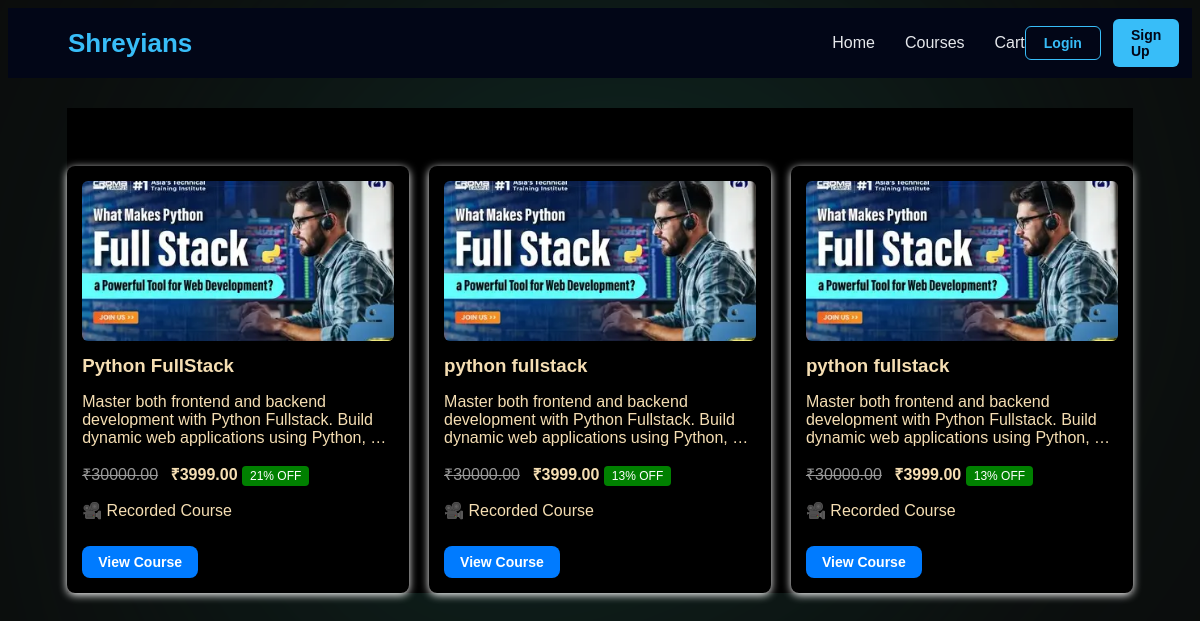
Page /courses/ on the committed database.
### shreyans/models.py (models this page shows, shortened)
class Course(models.Model):
    title = models.CharField(max_length=255)
    slug = models.SlugField(max_length=255,unique=True,blank=True)
    short_description = models.TextField(blank=True)
    full_description = models.TextField(blank=True)
    price_original = models.DecimalField(max_digits=10,decimal_places=2,null=True,blank=True)
    price_discounted = models.DecimalField(max_digits=10,decimal_places=2,null=True,blank=True)
    currency = models.CharField(max_length=10,default="₹")
    discount_percentage = models.PositiveIntegerField(null=True, blank=True)
    language = models.CharField(max_length=100,blank=True)
    schedule = models.CharField( max_length=255,blank=True)
    course_validity = models.CharField(  max_length=255,blank=True)
    is_live = models.BooleanField(default=False)
    image = models.ImageField(upload_to="course_images/")
    created_at = models.DateTimeField(auto_now_add=True)
    updated_at = models.DateTimeField(auto_now=True)
    tags = models.ManyToManyField("CourseTag",blank=True,related_name="courses")
    class Meta:
        ordering = ["title"]
        verbose_name = "Course"
        verbose_name_plural = "Courses"

### shreyans/views.py (the view)
# urls.py: path('courses/',course_list, name='course_list'),
def course_list(request):
    courses = Course.objects.all()
    return render(request, "courses.html", {
        "courses": courses
    })

### template/courses.html (shortened to what this page needs)
{% load static %}
<!DOCTYPE html>
<html lang="en">
<head>
</head>
<body>
<nav class="navbar">
    <div class="logo">
        <span>Shreyians</span>
    </div>
    <ul class="nav-links">
        <li><a href="{% url 'home' %}">Home</a></li>
        <li><a href="{% url 'course_list' %}">Courses</a></li>
         <li><a href="{% url 'cart_page' %}">Cart</a></li>
    </ul>
   <div class="auth-buttons">
    {% if request.user.is_authenticated %}
        <span style="color:#e5e7eb; font-weight:600;">
            Hi, {{ request.user.username }}
        </span>
        <a href="{% url 'signout' %}" class="login">Logout</a>
    {% else %}
        <a href="{% url 'signin' %}" class="login">Login</a>
        <a href="{% url 'signup' %}" class="signup">Sign Up</a>
    {% endif %}
</div>
</nav>
<div class="container">
    <h1>All Courses</h1>
    {% if courses %}
    <div class="courses">
        {% for course in courses %}
        <div class="course-card">
            {% if course.image %}
                <img src="{{ course.image.url }}" alt="{{ course.title }}">
            {% else %}
                <img src="{% static 'images/no-image.png' %}" alt="No Image">
            {% endif %}
            <h3>{{ course.title }}</h3>
            <p>{{ course.short_description|truncatewords:15 }}</p>
            <div class="price">
                {% if course.price_original %}
                    <del>₹{{ course.price_original }}</del>
                {% endif %}
                <strong>₹{{ course.price_discounted }}</strong>
                {% if course.discount_percentage %}
                    <span class="badge">{{ course.discount_percentage }}% OFF</span>
                {% endif %}
            </div>
            <p>
                {% if course.is_live %}
                    🔴 Live Course
                {% else %}
                    🎥 Recorded Course
                {% endif %}
            </p>
            <a href="{% url 'course_detail' course.slug %}" class="btn">
                View Course
            </a>
        </div>
        {% endfor %}
    </div>
    {% else %}
        <p>No courses available.</p>
    {% endif %}
</div>
</body>
</html>

### template/courses.html (style rules this page uses)
body { font-family: Arial, sans-serif; background-size: cover; }
.container { width: 90%; margin: 30px auto; background-color: black; }
.courses { display: grid; grid-template-columns: repeat(auto-fit, minmax(250px, 1fr)); gap: 20px; }
.course-card { color: wheat; padding: 15px; border-radius: 8px; background-color: black; box-shadow: 0 2px 8px white; }
.course-card img { width: 100%; height: 160px; object-fit: cover; border-radius: 6px; }
.course-card h3 { margin: 10px 0 5px; }
.price { margin: 8px 0; }
.price del { color: #999; margin-right: 8px; }
.badge { background: green; color: white; padding: 3px 8px; font-size: 12px; border-radius: 4px; }
.btn { display: inline-block; margin-top: 10px; padding: 8px 12px; background: #007bff; color: white; text-decoration: none; border-radius: 4px; }
.navbar { height: 70px; background: #020617; display: flex; align-items: center; justify-content: space-between; padding: 0 60px; }
.logo span { color: #38bdf8; font-size: 26px; font-weight: 700; }
.nav-links { list-style: none; display: flex; gap: 30px; margin-left: 50vw; }
.nav-links li a { color: #e5e7eb; text-decoration: none; font-size: 16px; font-weight: 500; transition: 0.3s; }
.auth-buttons { display: flex; gap: 15px; }
.auth-buttons a { text-decoration: none; padding: 8px 18px; border-radius: 6px; font-size: 14px; font-weight: 600; }
.login { color: #38bdf8; border: 1px solid #38bdf8; }
.signup { background: #38bdf8; color: #020617; }
.auth-buttons { display: flex; align-items: center; gap: 12px; }
.btn { padding: 8px 16px; border-radius: 8px; text-decoration: none; font-size: 14px; font-weight: 600; transition: all 0.3s ease; }

### rows in the picture
Course: image (picture), title "Python FullStack", short_description "Master both frontend and backend development with Python Fullstack. Build dynamic web applications using Python, …", price_original "30000.00", price_discounted "3999.00", discount_percentage "21", is_live "🎥 Recorded Course"
Course: image (picture), title "python fullstack", short_description "Master both frontend and backend development with Python Fullstack. Build dynamic web applications using Python, …", price_original "30000.00", price_discounted "3999.00", discount_percentage "13", is_live "🎥 Recorded Course"
Course: image (picture), title "python fullstack", short_description "Master both frontend and backend development with Python Fullstack. Build dynamic web applications using Python, …", price_original "30000.00", price_discounted "3999.00", discount_percentage "13", is_live "🎥 Recorded Course"
